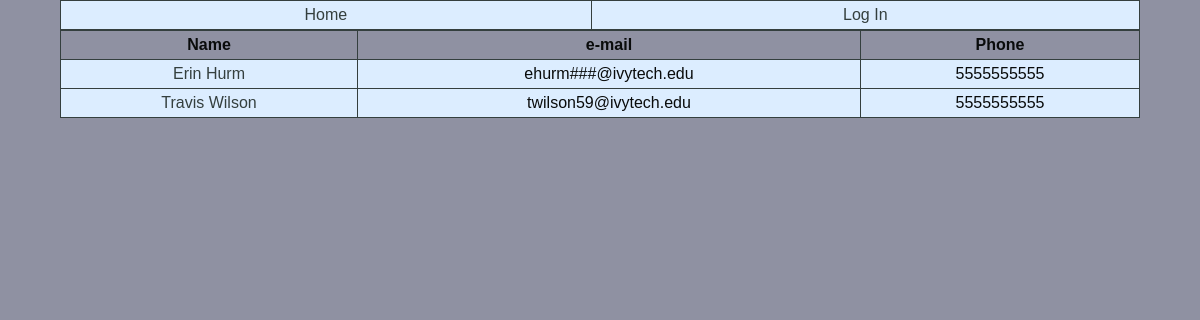
The app's page /viewfosters/, older data.
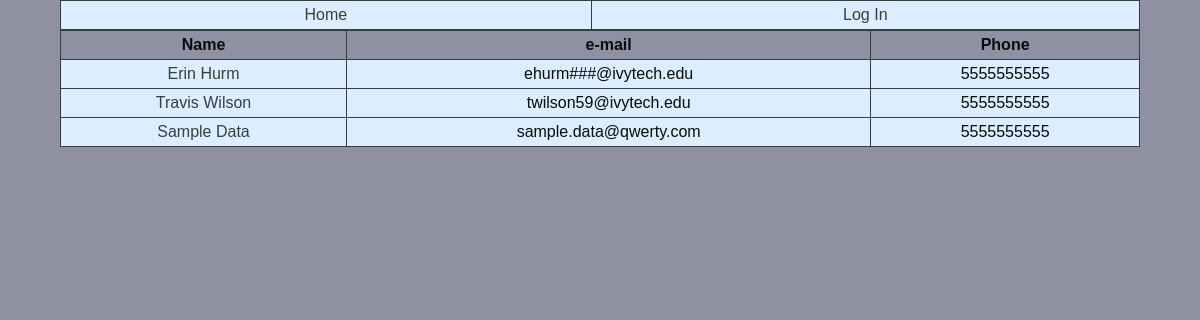
The same page, newer data.
### PetTracker/models.py (models this page shows, shortened)
class Foster(models.Model):
    fosterID = models.AutoField(primary_key=True)
    fosterName = models.CharField(max_length=50)
    fosterStreet = models.CharField(max_length=50)
    fosterCity = models.CharField(max_length=50)
    fosterState = models.CharField(choices=stateSelection, max_length=2)
    fosterZip = models.CharField(max_length=5)
    fosterEmail = models.EmailField(max_length=70)
    fosterPhone = models.CharField(max_length=10, null=True)

### PetTracker/views.py (the view)
# urls.py: path("viewfosters/", views.viewFoster, name="viewfoster"),
def viewFoster(request):
    fosters = Foster.objects.all()
    return render(request, 'viewfosters.html', {'fosters':fosters})

### templates/viewfosters.html (shortened to what this page needs)
{% extends 'base.html' %}
{% block content %}
<head>
</head>
<table>
    <tr>
        <th>Name</th>
        <th>e-mail</th>
        <th>Phone</th>
    </tr>
{% for foster in fosters %}
    <tbody>
        <td><a href="{% url 'fosterdetail' foster.fosterID %}"> {{foster.fosterName}}</a></td>
        <td>{{foster.fosterEmail}}</td>
        <td>{{foster.fosterPhone}}</td>
    </tbody>
{% endfor %}
</table>
{% endblock %}

Row changes from the older to the newer data that the page shows:
added Foster: fosterName "Sample Data", fosterEmail "sample.data@qwerty.com", fosterPhone "5555555555"
